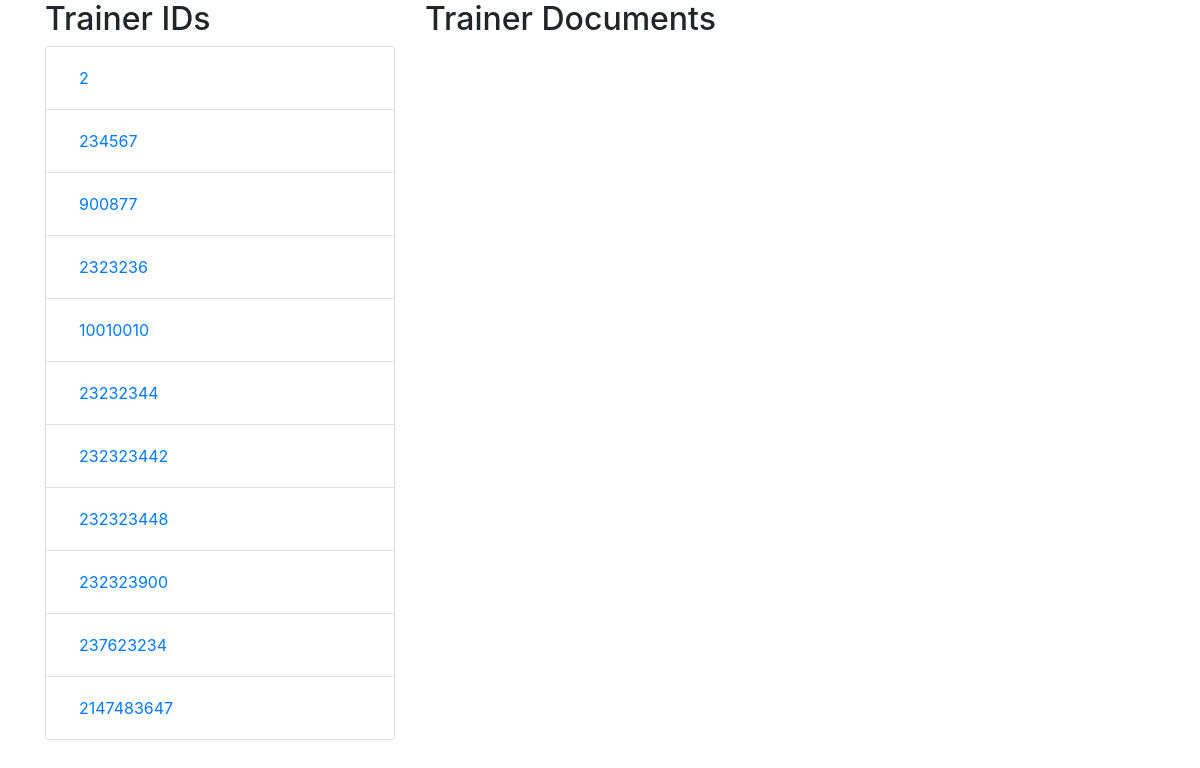
The page /docuploads/docdisplay2.php on the database as committed earlier.
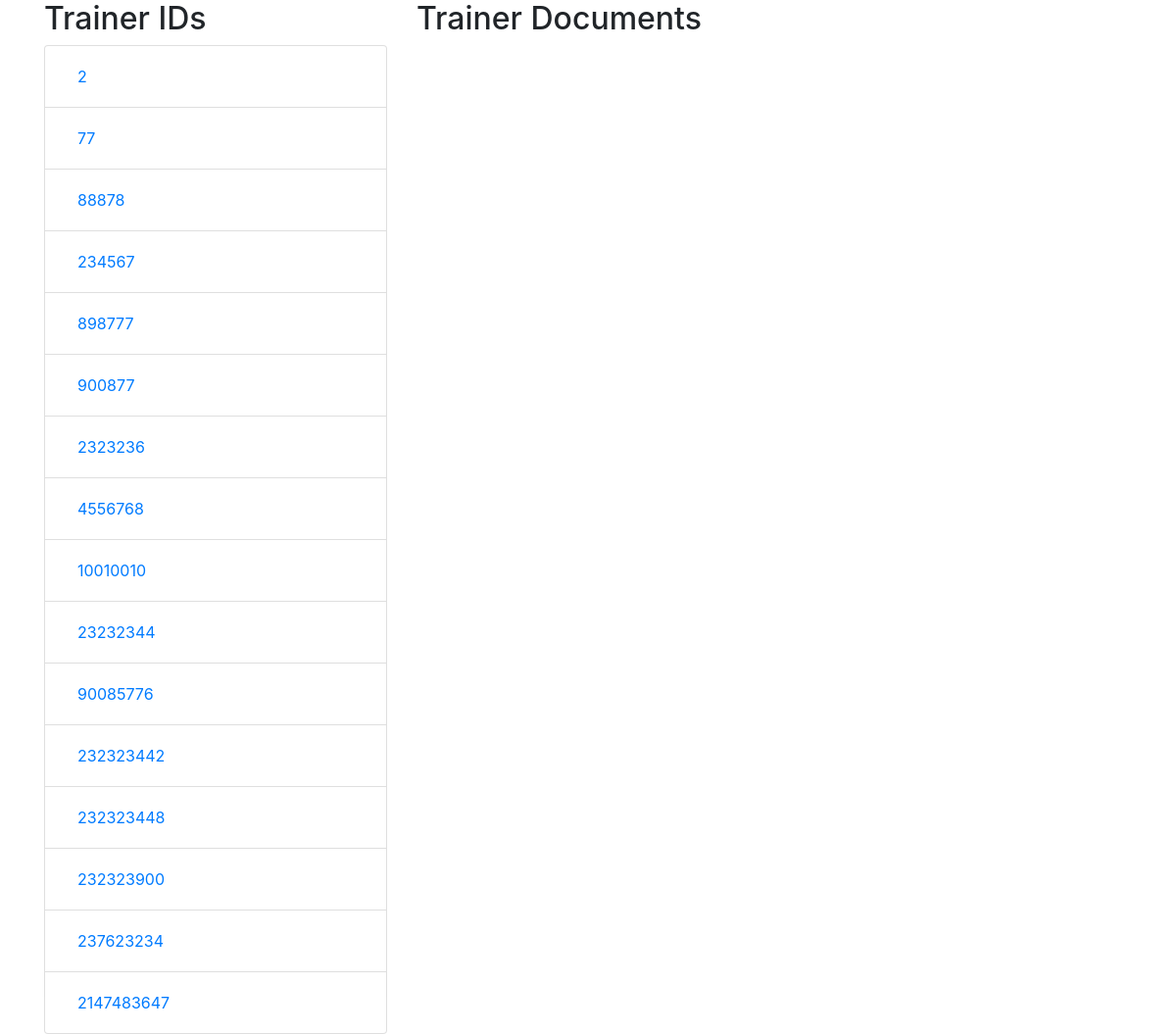
The same page on the database as committed later.
### tables this page shows
CREATE TABLE `tbltrainerdocs` (
  `id` int(11) NOT NULL,
  `trainer_id` int(11) NOT NULL,
  `id_path` varchar(100) NOT NULL,
  `license_cert_path` varchar(255) NOT NULL,
  `business_registration_cert_path` varchar(255) NOT NULL,
  `created_at` timestamp NOT NULL DEFAULT current_timestamp(),
  `updated_at` timestamp NOT NULL DEFAULT current_timestamp() ON UPDATE current_timestamp()
);

### docuploads/docdisplay2.php (the view, shortened to what this page needs)
<?php
include '../config/config.php';
$query = "SELECT trainer_id FROM tbltrainerdocs";
$result = mysqli_query($conn, $query);
$trainerIds = mysqli_fetch_all($result, MYSQLI_ASSOC);
?>
<!DOCTYPE html>
<html>
<head>
    <link rel="stylesheet" href="https://stackpath.bootstrapcdn.com/bootstrap/4.5.2/css/bootstrap.min.css">
</head>
<body>
    <div class="container">
        <div class="row">
            <div class="col-md-4">
                <h2>Trainer IDs</h2>
                <ul class="list-group">
                    <?php foreach ($trainerIds as $trainer): ?>
                        <li class="list-group-item">
                            <form method="POST" action="">
                                <button type="submit" class="btn btn-link"><?php echo $trainer['trainer_id']; ?></button>
                            </form>
                        </li>
                    <?php endforeach; ?>
                </ul>
            </div>
            <div class="col-md-8">
                <h2>Trainer Documents</h2>
            </div>
        </div>
    </div>
</body>
</html>

Rows that differ between the two databases and show on the page:
added tbltrainerdocs: trainer "77"
added tbltrainerdocs: trainer "88878"
added tbltrainerdocs: trainer "898777"
added tbltrainerdocs: trainer "4556768"
added tbltrainerdocs: trainer "90085776"
